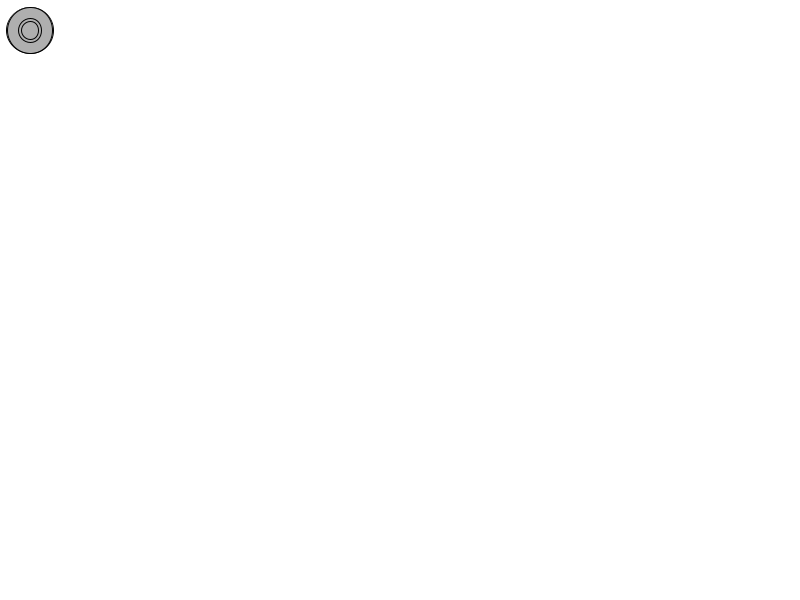
Frame 1 (no input)
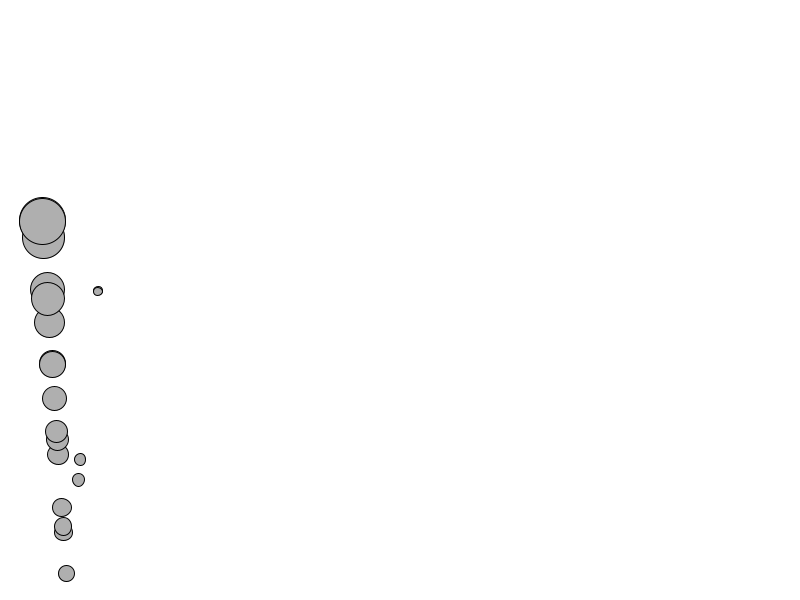
Frame 60 (the mouse pressed at the canvas centre just before this capture)
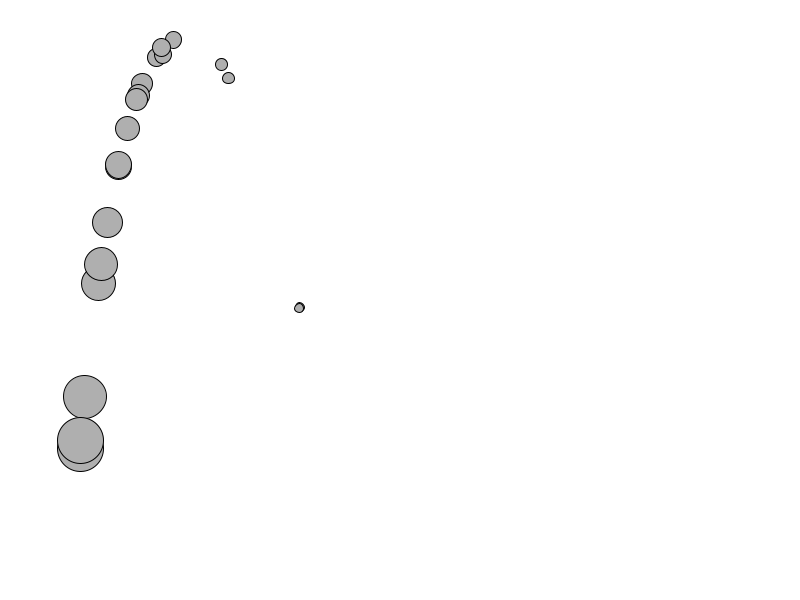
Frame 120 (the mouse held since frame 60 and released just before this capture)

The Processing sketch that drew these frames (run headless with seeded random() and noise(); from frame 60 on, the mouse is pressed at the canvas centre):

// Processing sketch: forces01
// ── forces01.pde
int nMover  = 20;
Mover[] m = new Mover[nMover];

void setup()
{
  size(800,600);
  for(int i=0; i<nMover; i=i+1)
  {  
    m[i] = new Mover();
    m[i].mass=random(0.5,3);
  }  
}

void draw()
{
  background(255);
  PVector gravity = new PVector(0,0.3);
  PVector wind = new PVector(0.02,0);
  for(int i=0; i<nMover; i=i+1)
  { 
    m[i].applyForce(gravity);
    m[i].applyForce(wind);
    m[i].update();
    m[i].checkEdges();
    m[i].display();
  }  
}

// ── Mover.pde
class Mover {

  PVector location;
  PVector velocity;
  PVector acceleration;
  // The object now has mass!
  float mass;

  Mover() {
    // And for now, we’ll just set the mass equal to 1 for simplicity.
    mass = 2;
    location = new PVector(30,30);
    velocity = new PVector(0,0);
    acceleration = new PVector(0,0);
  }

  // Newton’s second law.
  void applyForce(PVector force) 
  {
    //[full] Receive a force, divide by mass, and add to acceleration.
    PVector f = PVector.div(force,mass);
    acceleration.add(f);
    //[end]
  }

  void update() {
    //[full] Motion 101 from Chapter 1
    velocity.add(acceleration);
    location.add(velocity);
    //[end]
    // Now add clearing the acceleration each time!
    acceleration.mult(0);
  }

  void display() {
    stroke(0);
    fill(175);
    //[offset-down] Scaling the size according to mass.
    circle(location.x,location.y,mass*16);
  }

  // Somewhat arbitrarily, we are deciding that an object bounces when it hits the edges of a window.
  void checkEdges() {
    if (location.x > width) {
      location.x = width;
      velocity.x *= -1;
    } else if (location.x < 0) {
      velocity.x *= -1;
      location.x = 0;
    }

    if (location.y > height) {
      // Even though we said we shouldn't touch location and velocity directly, there are some exceptions.
      // Here we are doing so as a quick and easy way to reverse the direction of our object when it reaches the edge.
      velocity.y *= -1;
      location.y = height;
    }
  }
}
